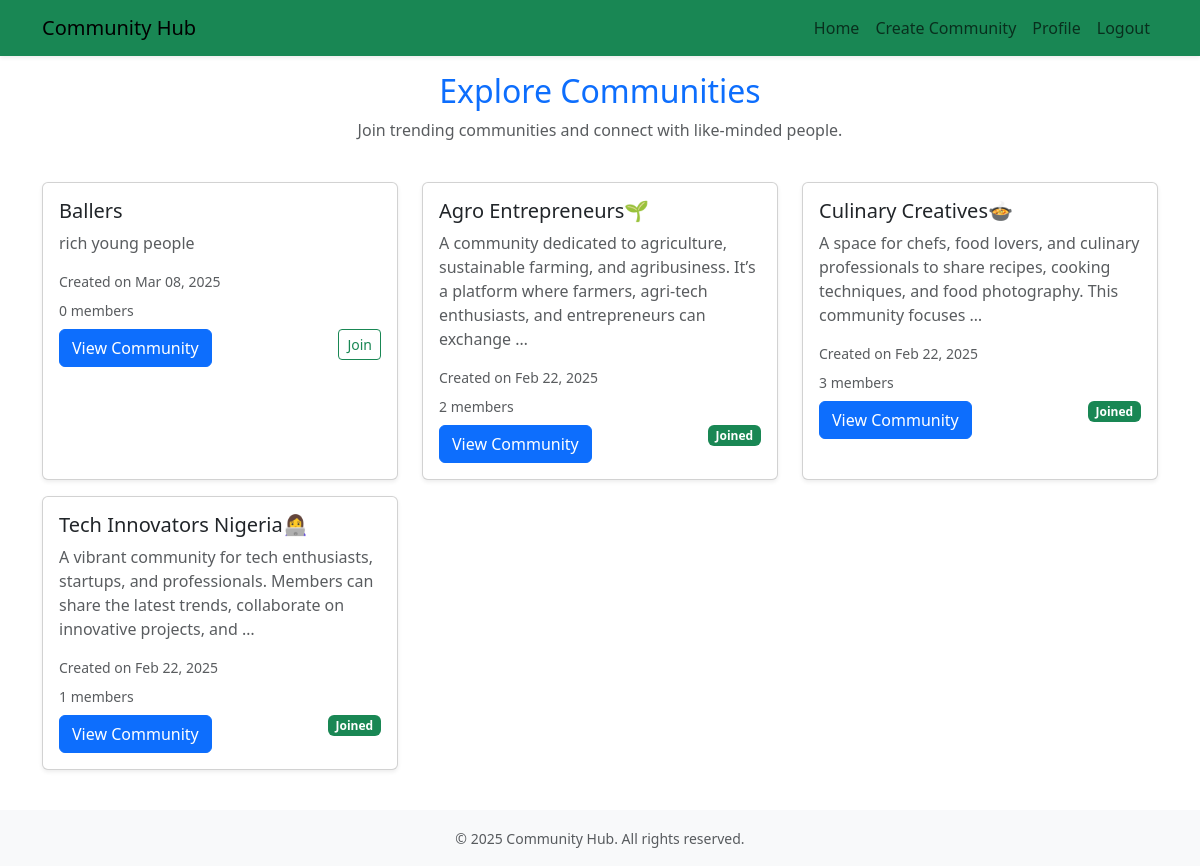
Page /community/ (signed in) on the committed database.
### community/models.py (models this page shows, shortened)
class Community(models.Model):
    name = models.CharField(max_length=100)
    description = models.TextField(blank=True)
    created_by = models.ForeignKey(User, related_name='created_communities', on_delete=models.CASCADE)
    created_at = models.DateTimeField(auto_now_add=True)
    slug = models.SlugField(unique=True, blank=True, null=True)
    members = models.ManyToManyField(User, related_name='communities', blank=True)

### community/views.py (the view)
# urls.py: path('', views.community_list, name='community_list'),
@login_required
def community_list(request):
    communities = Community.objects.all().order_by('-created_at')
    return render(request, 'community/community_list.html', {
        'communities': communities
    })

### chat/context_processors.py (called while the page is built)
def unread_messages(request):
    if request.user.is_authenticated:
        return {'unread_count': Message.objects.filter(receiver=request.user, is_read=False).count()}
    return {}

### notifications/context_processors.py (called while the page is built)
def notifications_processor(request):
    if request.user.is_authenticated:
        notifications = Notification.objects.filter(recipient=request.user, is_read=False)
    else:
        notifications = Notification.objects.none()  # returns an empty QuerySet
    return {
        'notification_count': notifications.count()
    }

### payments/context_processors.py (called while the page is built)
def wallet_balance(request):
    if request.user.is_authenticated:
        try:
            balance = Wallet.objects.get(user=request.user).balance
        except Wallet.DoesNotExist:
            balance = 0.00
        return {"wallet_balance": balance}
    return {}

### community/templates/community/community_list.html (shortened to what this page needs)
{% extends 'base_community.html' %}
{% block content %}
<div class="row mb-4">
  <div class="col text-center">
    <br>
    <h2 class="text-primary">Explore Communities</h2>
    <p class="text-muted">Join trending communities and connect with like-minded people.</p>
  </div>
</div>
<div class="row">
  {% for community in communities %}
    <div class="col-md-4 mb-3">
      <div class="card h-100 shadow-sm">
        <div class="card-body">
          <h5 class="card-title">{{ community.name }}</h5>
          <p class="card-text text-muted">{{ community.description|truncatewords:20 }}</p>
          <small class="text-muted d-block mb-2">Created on {{ community.created_at|date:"M d, Y" }}</small>
          <small class="text-muted d-block mb-2">{{ community.members.count }} members</small>
          <a href="{% url 'community:community_detail' slug=community.slug %}" class="btn btn-primary">View Community</a>
          {% if request.user in community.members.all %}
            <span class="badge bg-success float-end">Joined</span>
          {% else %}
            <a href="{% url 'community:community_join' slug=community.slug %}" class="btn btn-outline-success btn-sm float-end">Join</a>
          {% endif %}
        </div>
      </div>
    </div>
  {% empty %}
    <div class="col">
      <p class="text-muted text-center">No communities found. <a href="{% url 'community:community_create' %}">Create one now!</a></p>
    </div>
  {% endfor %}
</div>
{% endblock %}

### rows in the picture
Community: name "Ballers", description "rich young people", created_at "Mar 08, 2025", members.count "0", shows "Join"
Community: name "Agro Entrepreneurs🌱", description "A community dedicated to agriculture, sustainable farming, and agribusiness. It’s a platform where farmers, agri-tech enthusiasts, and entrepreneurs can exchange …", created_at "Feb 22, 2025", members.count "2", shows "Joined"
Community: name "Culinary Creatives🍲", description "A space for chefs, food lovers, and culinary professionals to share recipes, cooking techniques, and food photography. This community focuses …", created_at "Feb 22, 2025", members.count "3", shows "Joined"
Community: name "Tech Innovators Nigeria👩‍💻", description "A vibrant community for tech enthusiasts, startups, and professionals. Members can share the latest trends, collaborate on innovative projects, and …", created_at "Feb 22, 2025", members.count "1", shows "Joined"
